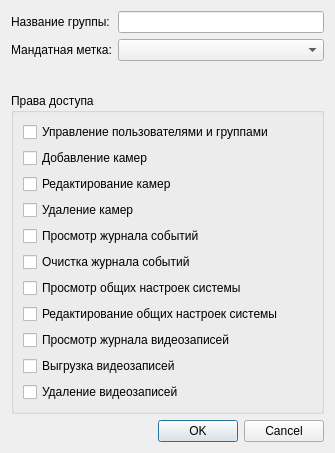
<?xml version="1.0" encoding="UTF-8"?>
<ui version="4.0">
 <class>CEditMandatoryGroup</class>
 <widget class="QDialog" name="CEditMandatoryGroup">
  <property name="geometry">
   <rect>
    <x>0</x>
    <y>0</y>
    <width>335</width>
    <height>453</height>
   </rect>
  </property>
  <property name="windowTitle">
   <string>Dialog</string>
  </property>
  <layout class="QGridLayout" name="gridLayout_2">
   <item row="0" column="0">
    <layout class="QFormLayout" name="NameLayout">
     <item row="0" column="0">
      <widget class="QLabel" name="GroupName_Label">
       <property name="text">
        <string>Название группы:</string>
       </property>
      </widget>
     </item>
     <item row="0" column="1">
      <widget class="QLineEdit" name="GroupName_Edit"/>
     </item>
     <item row="1" column="0">
      <widget class="QLabel" name="MandatoryMark_Label">
       <property name="text">
        <string>Мандатная метка:</string>
       </property>
      </widget>
     </item>
     <item row="1" column="1">
      <widget class="QComboBox" name="MandatoryMark_comboBox"/>
     </item>
    </layout>
   </item>
   <item row="1" column="0">
    <widget class="QGroupBox" name="Rights_groupBox">
     <property name="title">
      <string>Права доступа</string>
     </property>
     <layout class="QGridLayout" name="gridLayout">
      <item row="4" column="0">
       <widget class="QCheckBox" name="alertsView_checkBox">
        <property name="text">
         <string>Просмотр журнала событий</string>
        </property>
        <property name="checked">
         <bool>false</bool>
        </property>
       </widget>
      </item>
      <item row="5" column="0">
       <widget class="QCheckBox" name="alertsDelete_checkBox">
        <property name="text">
         <string>Очистка журнала событий</string>
        </property>
        <property name="checked">
         <bool>false</bool>
        </property>
       </widget>
      </item>
      <item row="6" column="0">
       <widget class="QCheckBox" name="generalSettingsView_checkBox">
        <property name="text">
         <string>Просмотр общих настроек системы</string>
        </property>
        <property name="checked">
         <bool>false</bool>
        </property>
       </widget>
      </item>
      <item row="0" column="0">
       <widget class="QCheckBox" name="UserControl_checkBox">
        <property name="text">
         <string>Управление пользователями и группами</string>
        </property>
        <property name="checked">
         <bool>false</bool>
        </property>
       </widget>
      </item>
      <item row="3" column="0">
       <widget class="QCheckBox" name="DeleteDevice_checkBox">
        <property name="text">
         <string>Удаление камер</string>
        </property>
        <property name="checked">
         <bool>false</bool>
        </property>
       </widget>
      </item>
      <item row="7" column="0">
       <widget class="QCheckBox" name="generalSettingsChange_checkBox">
        <property name="text">
         <string>Редактирование общих настроек системы</string>
        </property>
        <property name="checked">
         <bool>false</bool>
        </property>
       </widget>
      </item>
      <item row="2" column="0">
       <widget class="QCheckBox" name="editDevice_checkBox">
        <property name="text">
         <string>Редактирование камер</string>
        </property>
        <property name="checked">
         <bool>false</bool>
        </property>
       </widget>
      </item>
      <item row="9" column="0">
       <widget class="QCheckBox" name="VideosDecrypt_checkBox">
        <property name="text">
         <string>Выгрузка видеозаписей</string>
        </property>
        <property name="checked">
         <bool>false</bool>
        </property>
       </widget>
      </item>
      <item row="8" column="0">
       <widget class="QCheckBox" name="VideosView_checkBox">
        <property name="text">
         <string>Просмотр журнала видеозаписей</string>
        </property>
        <property name="checked">
         <bool>false</bool>
        </property>
       </widget>
      </item>
      <item row="1" column="0">
       <widget class="QCheckBox" name="AddDevice_checkBox">
        <property name="text">
         <string>Добавление камер</string>
        </property>
        <property name="checked">
         <bool>false</bool>
        </property>
       </widget>
      </item>
      <item row="10" column="0">
       <widget class="QCheckBox" name="videosDelete_checkBox">
        <property name="text">
         <string>Удаление видеозаписей</string>
        </property>
        <property name="checked">
         <bool>false</bool>
        </property>
       </widget>
      </item>
     </layout>
    </widget>
   </item>
   <item row="2" column="0">
    <widget class="QDialogButtonBox" name="buttonBox">
     <property name="standardButtons">
      <set>QDialogButtonBox::Cancel|QDialogButtonBox::Ok</set>
     </property>
    </widget>
   </item>
  </layout>
 </widget>
 <resources/>
 <connections/>
</ui>
